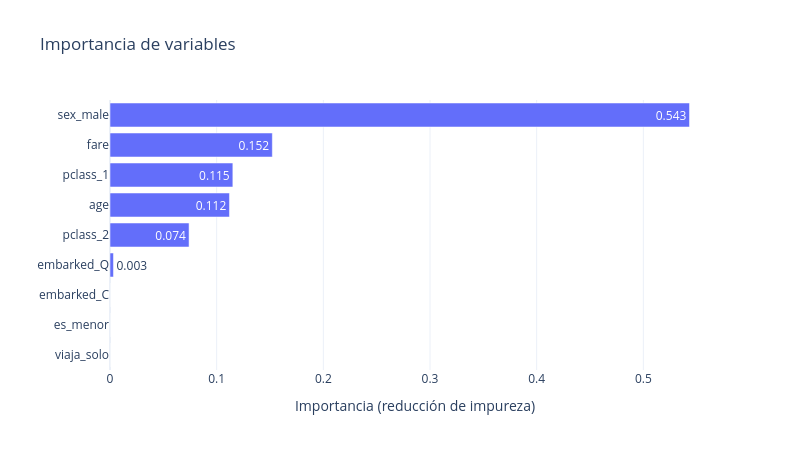

Notebook code for this chart:
### Code cell
importancias = plot_importancias(arbol, X_train.columns)

### Figure 1 — Plotly figure (JSON) as saved in the notebook; plotly's stock layout.template omitted (floating-point values rounded to 4 significant figures)
{"data": [{"hovertemplate": "Importancia (reducción de impureza)=%{x}<br>=%{y}<extra></extra>", "legendgroup": "", "marker": {"color": "#636efa", "pattern": {"shape": ""}}, "name": "", "orientation": "h", "showlegend": false, "textposition": "auto", "texttemplate": "%{x:.3f}", "type": "bar", "x": [0.0, 0.0, 0.0, 0.003247, 0.07412, 0.112, 0.1152, 0.1522, 0.5433], "xaxis": "x", "y": ["viaja_solo", "es_menor", "embarked_C", "embarked_Q", "pclass_2", "age", "pclass_1", "fare", "sex_male"], "yaxis": "y"}], "layout": {"barmode": "relative", "height": 450, "legend": {"tracegroupgap": 0}, "title": {"text": "Importancia de variables"}, "width": 800, "xaxis": {"anchor": "y", "domain": [0.0, 1.0], "title": {"text": "Importancia (reducción de impureza)"}}, "yaxis": {"anchor": "x", "domain": [0.0, 1.0], "title": {"text": ""}}}}
